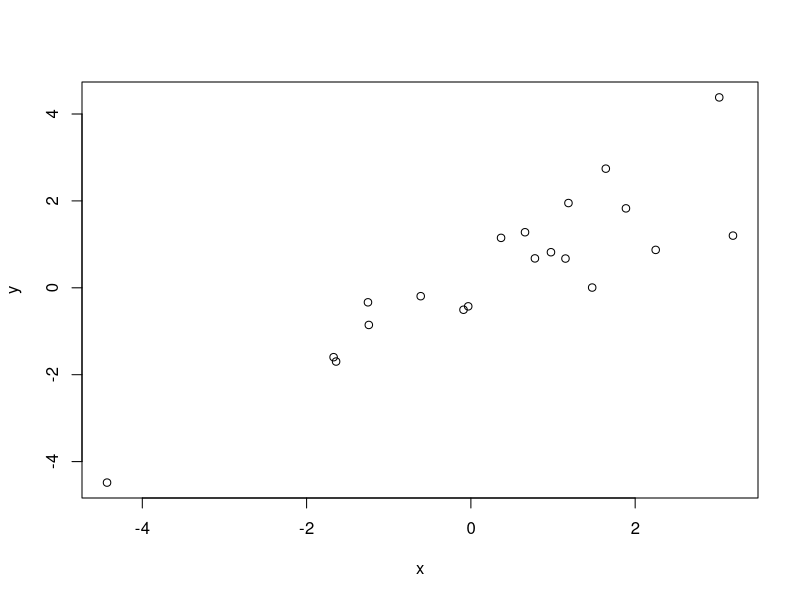

This chart was generated by the following R code: (Note: this script raises an error after producing the figure.)
# script to check the calculation of angle and area using the atan rather than 
# asin() method.

set.seed(1)

# n random numbers
n <- 20

# x
x <- rnorm(n, 0, 2)

# intercept and slope
b <- c(0, 1)

# y 
y <- cbind(rep(1,n), x) %*% b + rnorm(n,0,1)

# plot
plot(y~x, type = "p")

# covariance matrix
S <- cov(cbind(x,y))

# eigen values and vectors
eig <- eigen(S)

# SEA 
SEA <- pi * prod(eig$values ^ 0.5)

# angle of y with x axis
theta <- asin(eig$vectors[1,2])
theta.tan <- atan(eig$vectors[2,1]/eig$vectors[1,1])

# SIBER estimates
ss <- sigmaSEA(S)
ss$theta <- sign(S[1, 2]) * asin(abs(eig$vectors[1, 2]))

cat("Eigen values and vectors\n")
eig

cat("Hardcoded estimates\n")
SEA
theta
theta.tan

cat("SIBER estimates\n")
ss$SEA
ss$theta